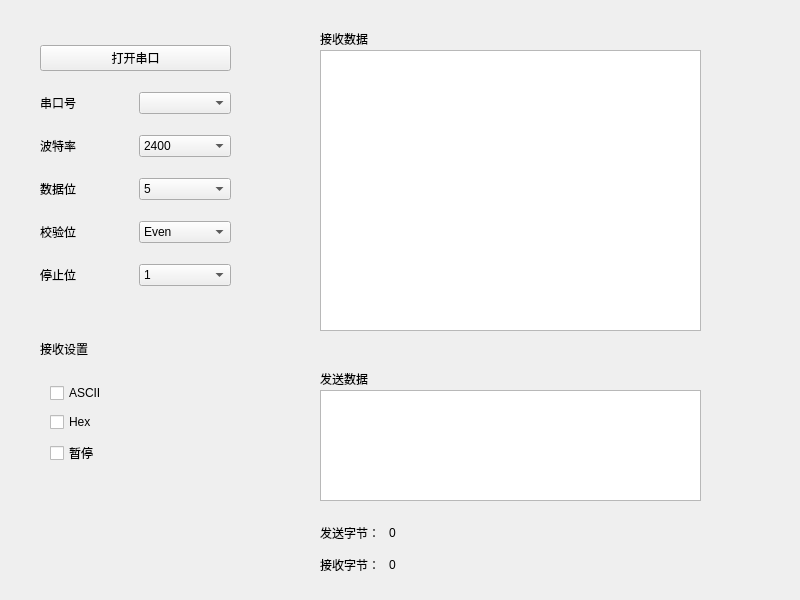
<?xml version="1.0" encoding="UTF-8"?>
<ui version="4.0">
 <class>Widget</class>
 <widget class="QWidget" name="Widget">
  <property name="geometry">
   <rect>
    <x>0</x>
    <y>0</y>
    <width>800</width>
    <height>600</height>
   </rect>
  </property>
  <property name="windowTitle">
   <string>Widget</string>
  </property>
  <widget class="QLabel" name="label_6">
   <property name="geometry">
    <rect>
     <x>40</x>
     <y>340</y>
     <width>67</width>
     <height>17</height>
    </rect>
   </property>
   <property name="text">
    <string>接收设置</string>
   </property>
  </widget>
  <widget class="QLabel" name="label_7">
   <property name="geometry">
    <rect>
     <x>320</x>
     <y>30</y>
     <width>67</width>
     <height>17</height>
    </rect>
   </property>
   <property name="text">
    <string>接收数据</string>
   </property>
  </widget>
  <widget class="QTextEdit" name="textEdit">
   <property name="geometry">
    <rect>
     <x>320</x>
     <y>50</y>
     <width>381</width>
     <height>281</height>
    </rect>
   </property>
  </widget>
  <widget class="QLabel" name="label_8">
   <property name="geometry">
    <rect>
     <x>320</x>
     <y>370</y>
     <width>67</width>
     <height>17</height>
    </rect>
   </property>
   <property name="text">
    <string>发送数据</string>
   </property>
  </widget>
  <widget class="QTextEdit" name="textEdit_2">
   <property name="geometry">
    <rect>
     <x>320</x>
     <y>390</y>
     <width>381</width>
     <height>111</height>
    </rect>
   </property>
  </widget>
  <widget class="QWidget" name="layoutWidget">
   <property name="geometry">
    <rect>
     <x>40</x>
     <y>30</y>
     <width>191</width>
     <height>271</height>
    </rect>
   </property>
   <layout class="QVBoxLayout" name="verticalLayout">
    <item>
     <widget class="QPushButton" name="pushButton">
      <property name="text">
       <string>打开串口</string>
      </property>
     </widget>
    </item>
    <item>
     <layout class="QHBoxLayout" name="horizontalLayout">
      <item>
       <widget class="QLabel" name="label">
        <property name="text">
         <string>串口号</string>
        </property>
       </widget>
      </item>
      <item>
       <widget class="QComboBox" name="comboBox"/>
      </item>
     </layout>
    </item>
    <item>
     <layout class="QHBoxLayout" name="horizontalLayout_2">
      <item>
       <widget class="QLabel" name="label_2">
        <property name="text">
         <string>波特率</string>
        </property>
       </widget>
      </item>
      <item>
       <widget class="QComboBox" name="comboBox_2">
        <item>
         <property name="text">
          <string>2400</string>
         </property>
        </item>
        <item>
         <property name="text">
          <string>4800</string>
         </property>
        </item>
        <item>
         <property name="text">
          <string>9600</string>
         </property>
        </item>
        <item>
         <property name="text">
          <string>19200</string>
         </property>
        </item>
        <item>
         <property name="text">
          <string>38400</string>
         </property>
        </item>
        <item>
         <property name="text">
          <string>115200</string>
         </property>
        </item>
        <item>
         <property name="text">
          <string>128000</string>
         </property>
        </item>
        <item>
         <property name="text">
          <string>256000</string>
         </property>
        </item>
       </widget>
      </item>
     </layout>
    </item>
    <item>
     <layout class="QHBoxLayout" name="horizontalLayout_3">
      <item>
       <widget class="QLabel" name="label_3">
        <property name="text">
         <string>数据位</string>
        </property>
       </widget>
      </item>
      <item>
       <widget class="QComboBox" name="comboBox_3">
        <item>
         <property name="text">
          <string>5</string>
         </property>
        </item>
        <item>
         <property name="text">
          <string>6</string>
         </property>
        </item>
        <item>
         <property name="text">
          <string>7</string>
         </property>
        </item>
        <item>
         <property name="text">
          <string>8</string>
         </property>
        </item>
       </widget>
      </item>
     </layout>
    </item>
    <item>
     <layout class="QHBoxLayout" name="horizontalLayout_4">
      <item>
       <widget class="QLabel" name="label_4">
        <property name="text">
         <string>校验位</string>
        </property>
       </widget>
      </item>
      <item>
       <widget class="QComboBox" name="comboBox_4">
        <item>
         <property name="text">
          <string>Even</string>
         </property>
        </item>
        <item>
         <property name="text">
          <string>Odd</string>
         </property>
        </item>
        <item>
         <property name="text">
          <string>NoParity</string>
         </property>
        </item>
       </widget>
      </item>
     </layout>
    </item>
    <item>
     <layout class="QHBoxLayout" name="horizontalLayout_5">
      <item>
       <widget class="QLabel" name="label_5">
        <property name="text">
         <string>停止位</string>
        </property>
       </widget>
      </item>
      <item>
       <widget class="QComboBox" name="comboBox_5">
        <item>
         <property name="text">
          <string>1</string>
         </property>
        </item>
        <item>
         <property name="text">
          <string>1.5</string>
         </property>
        </item>
        <item>
         <property name="text">
          <string>2</string>
         </property>
        </item>
       </widget>
      </item>
     </layout>
    </item>
   </layout>
  </widget>
  <widget class="QWidget" name="">
   <property name="geometry">
    <rect>
     <x>50</x>
     <y>380</y>
     <width>63</width>
     <height>89</height>
    </rect>
   </property>
   <layout class="QVBoxLayout" name="verticalLayout_2">
    <item>
     <widget class="QCheckBox" name="checkBox">
      <property name="text">
       <string>ASCII</string>
      </property>
     </widget>
    </item>
    <item>
     <widget class="QCheckBox" name="checkBox_2">
      <property name="text">
       <string>Hex</string>
      </property>
     </widget>
    </item>
    <item>
     <widget class="QCheckBox" name="checkBox_3">
      <property name="text">
       <string>暂停</string>
      </property>
     </widget>
    </item>
   </layout>
  </widget>
  <widget class="QWidget" name="">
   <property name="geometry">
    <rect>
     <x>320</x>
     <y>520</y>
     <width>131</width>
     <height>58</height>
    </rect>
   </property>
   <layout class="QVBoxLayout" name="verticalLayout_3">
    <item>
     <layout class="QHBoxLayout" name="horizontalLayout_7">
      <item>
       <widget class="QLabel" name="label_11">
        <property name="text">
         <string>发送字节：</string>
        </property>
       </widget>
      </item>
      <item>
       <widget class="QLabel" name="label_12">
        <property name="text">
         <string>0</string>
        </property>
       </widget>
      </item>
     </layout>
    </item>
    <item>
     <layout class="QHBoxLayout" name="horizontalLayout_6">
      <item>
       <widget class="QLabel" name="label_9">
        <property name="text">
         <string>接收字节：</string>
        </property>
       </widget>
      </item>
      <item>
       <widget class="QLabel" name="label_10">
        <property name="text">
         <string>0</string>
        </property>
       </widget>
      </item>
     </layout>
    </item>
   </layout>
  </widget>
 </widget>
 <resources/>
 <connections/>
</ui>
